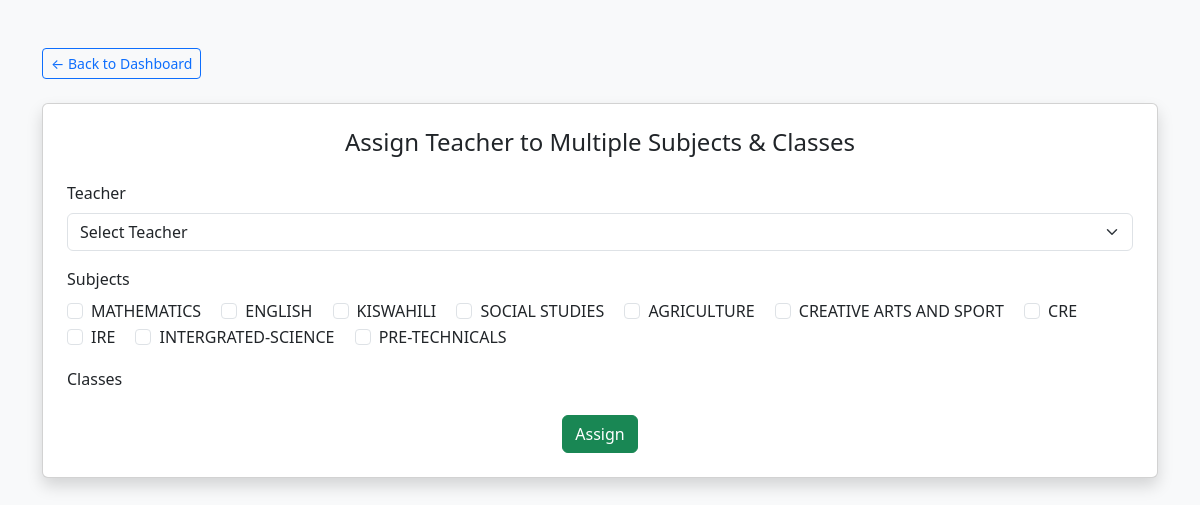
/manager/tsubject_class.php (signed in), run on the app's committed database.
### tables this page shows
CREATE TABLE `subject` (
  `id` int(11) NOT NULL,
  `name` varchar(50) NOT NULL,
  `school_id` int(11) NOT NULL,
  `is_compulsory` tinyint(1) DEFAULT 0
);

### manager/tsubject_class.php (the view, shortened to what this page needs)
<?php
include 'db.php';
$school_id = $_SESSION['school_id'];
$subjects = mysqli_query($conn, "SELECT id, name FROM subject WHERE school_id = $school_id");
?>
<!DOCTYPE html>
<html lang="en">
<head>
    <link href="https://cdn.jsdelivr.net/npm/bootstrap@5.3.0/dist/css/bootstrap.min.css" rel="stylesheet">
</head>
<body class="bg-light">
<div class="container mt-5">
    <a href="dashboard.php" class="btn btn-sm btn-outline-primary mb-4">&larr; Back to Dashboard</a>
    <div class="card shadow p-4">
        <h4 class="mb-4 text-center">Assign Teacher to Multiple Subjects & Classes</h4>
        <form method="POST">
            <div class="mb-3">
                <label class="form-label">Teacher</label>
                <select name="teacher_id" class="form-select" required>
                    <option value="">Select Teacher</option>
                </select>
            </div>
            <div class="mb-3">
                <label class="form-label">Subjects</label><br>
                <?php while ($s = mysqli_fetch_assoc($subjects)) { ?>
                    <div class="form-check form-check-inline">
                        <input class="form-check-input" type="checkbox" name="subject_ids[]" value="<?= $s['id'] ?>" id="subject<?= $s['id'] ?>">
                        <label class="form-check-label" for="subject<?= $s['id'] ?>"><?= htmlspecialchars($s['name']) ?></label>
                    </div>
                <?php } ?>
            </div>
            <div class="mb-3">
                <label class="form-label">Classes</label><br>
            </div>
            <div class="text-center">
                <button type="submit" class="btn btn-success">Assign</button>
            </div>
        </form>
    </div>
</div>
</body>
</html>

### data on the page
subject: name "MATHEMATICS"
subject: name "ENGLISH"
subject: name "KISWAHILI"
subject: name "SOCIAL STUDIES"
subject: name "AGRICULTURE"
subject: name "CREATIVE ARTS AND SPORT"
subject: name "CRE"
subject: name "IRE"
subject: name "INTERGRATED-SCIENCE"
subject: name "PRE-TECHNICALS"
